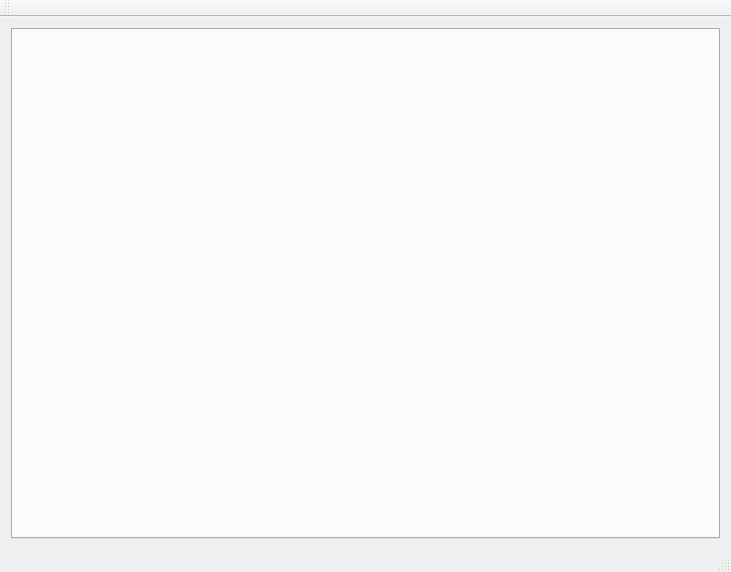
<?xml version="1.0" encoding="UTF-8"?>
<ui version="4.0">
 <class>MainWindowClass</class>
 <widget class="QMainWindow" name="MainWindowClass">
  <property name="geometry">
   <rect>
    <x>0</x>
    <y>0</y>
    <width>731</width>
    <height>572</height>
   </rect>
  </property>
  <property name="windowTitle">
   <string>MainWindow</string>
  </property>
  <widget class="QWidget" name="centralWidget">
   <layout class="QGridLayout" name="gridLayout">
    <item row="0" column="0">
     <widget class="QTabWidget" name="tabWidget"/>
    </item>
   </layout>
  </widget>
  <widget class="QMenuBar" name="menuBar">
   <property name="geometry">
    <rect>
     <x>0</x>
     <y>0</y>
     <width>731</width>
     <height>22</height>
    </rect>
   </property>
  </widget>
  <widget class="QToolBar" name="mainToolBar">
   <attribute name="toolBarArea">
    <enum>TopToolBarArea</enum>
   </attribute>
   <attribute name="toolBarBreak">
    <bool>false</bool>
   </attribute>
  </widget>
  <widget class="QStatusBar" name="statusBar"/>
 </widget>
 <layoutdefault spacing="6" margin="11"/>
 <resources>
  <include location="MainWindow.qrc"/>
 </resources>
 <connections/>
</ui>
